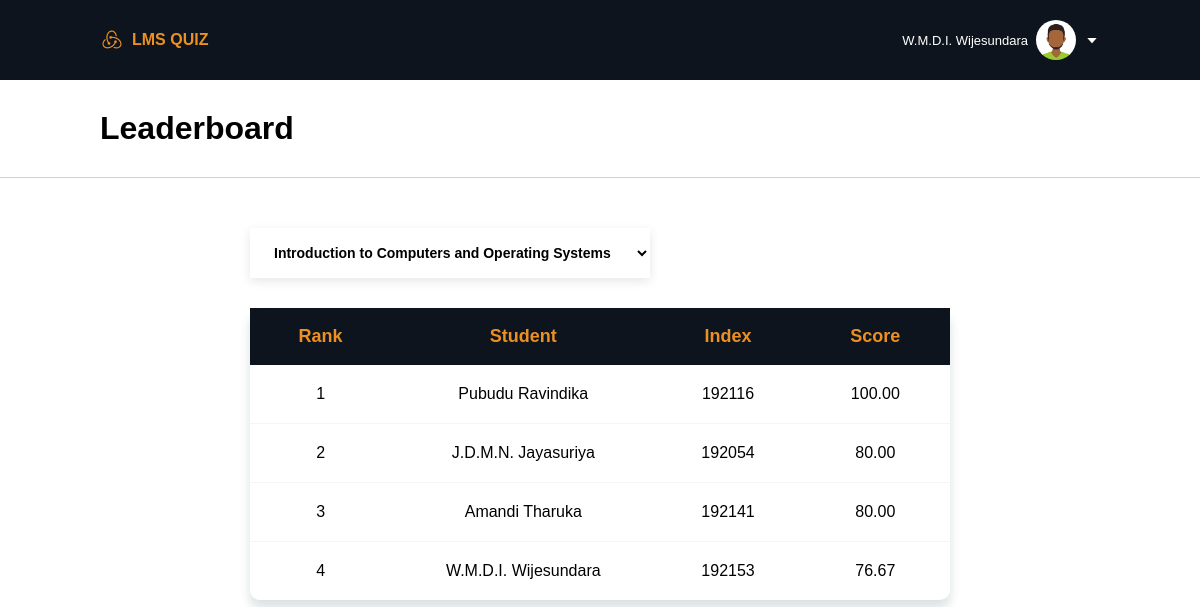
The app's page /student/leaderboard.php (signed in), older data.
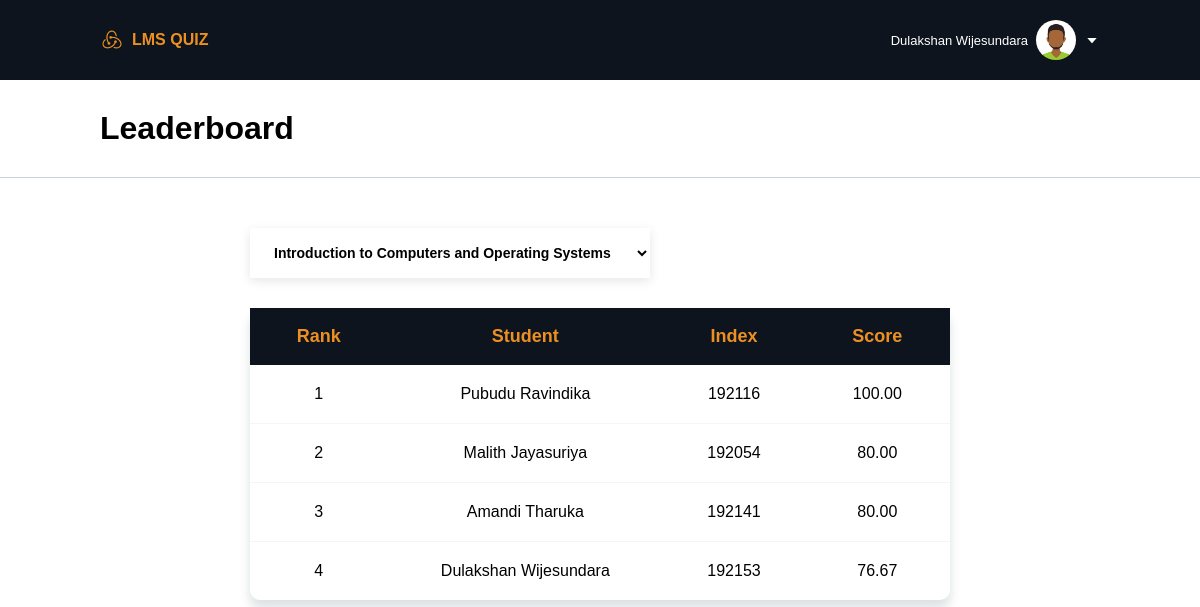
The same page, newer data.
### tables this page shows
CREATE TABLE `student_table` (
  `student_id` int(11) NOT NULL,
  `student_name` varchar(100) NOT NULL,
  `student_password` varchar(100) NOT NULL
);

### student/leaderboard.php (the view, shortened to what this page needs)
<?php
require("../db_config/db_config.php");
if (!isset($_GET['module'])) {
    $module_id = 1;
} else {
    $module_id = $_GET["module"];
}
?>
<!DOCTYPE html>
<html lang="en">
<head>
    <link rel="stylesheet" href="styles/leaderboard.css">
    <link rel="stylesheet" href="https://cdn.jsdelivr.net/npm/boxicons@latest/css/boxicons.min.css">
</head>
<body>
    <?php
    include("components/header.php");
    ?>
    <div class="sub-container">
        <h1>Leaderboard</h1>
    </div>
    <div class="container">
        <div class="section_01">
            <select class="subjects" onchange="redirectToSelectedOption(this)">
                <?php
                $sql_3 = "SELECT module_name, module_id FROM modules";
                $result_3 = mysqli_query($conn, $sql_3);
                if (mysqli_num_rows($result_3) > 0) {
                    $count = 0;
                    while ($row_3 = mysqli_fetch_assoc($result_3)) {
                        $count++;
                        if ($count == $module_id) {
                            echo '
                        <option value="' . $row_3["module_id"] . '" selected>' . $row_3["module_name"] . '</option>
                    ';
                        } else {
                            echo '
                            <option value="' . $row_3["module_id"] . '">' . $row_3["module_name"] . '</option>
                        ';
                        }
                    }
                } else {
                    echo "0 results";
                }
                ?>
            </select>
            <table>
                <thead>
                    <th>Rank</th>
                    <th>Student</th>
                    <th>Index</th>
                    <th>Score</th>
                </thead>
                <tbody>
                    <?php
                    $sql = "SELECT * FROM student_table";
                    $result = mysqli_query($conn, $sql);
                    $data_set = array();
                    if (mysqli_num_rows($result) > 0) {
                        while ($row = mysqli_fetch_assoc($result)) {
                            $st_id = $row["student_id"];
                            $sql_2 = "SELECT q_is_correct FROM q_kit_questions, q_kit WHERE q_kit.q_kit_id = q_kit_questions.q_kit_id AND module_id = '$module_id' AND student_id = '$st_id';";
                            $result_2 = mysqli_query($conn, $sql_2);
                            $total_count = 0;
                            $correct_count = 0;
                            if (mysqli_num_rows($result_2) > 0) {
                                while ($row_2 = mysqli_fetch_assoc($result_2)) {
                                    $total_count++;
                                    if ($row_2["q_is_correct"] == 1) {
                                        $correct_count++;
                                    }
                                }
                                $score = ($correct_count/$total_count) * 100;
                                $data_item = array($row["student_name"], $row["student_id"], number_format((float)$score, 2, '.', ''));
                                array_push($data_set, $data_item);
                            } else {
                            }
                        }
                    } else {
                    }
                    usort($data_set, 'compareByScore');
                    foreach ($data_set as $key => $value) {
                        echo '
                                <tr>
                                    <td>' .( $key + 1 ). '</td>
                                    <td>' . $value[0] . '</td>
                                    <td>' . $value[1] . '</td>';
                                if ($total_count == 0 || $correct_count == 0) {
                                    echo '<td>0</td>';
                                } else {
                                    echo '<td>' . $value[2] . '</td>';
                                }
                                echo '</tr>
                            ';
                    }
                    ?>
                </tbody>
            </table>
        </div>
    </div>
</body>
</html>

### student/components/header.php (shortened to what this page needs)
<header>
    <a href="dashboard.php" class="logo"><i class='bx bxl-redux'></i>LMS QUIZ</a>
    <div class="profile">
        <span><?php echo $_SESSION["user"]["name"]; ?></span>
        <img src="../public/images/profile.png" onclick="profiletoggle()">
        <i class='bx bx-caret-down' onclick="profiletoggle()"></i>
    </div>
</header>

### student/styles/leaderboard.css (style rules this page uses)
* { font-family: Arial; margin: 0; padding: 0; box-sizing: border-box; list-style: none; text-decoration: none; }
:root { --blue-dark: #0e141e; --orange-color: #EC9022; --orange-dark-color: #da831a; --white-color: white; --white-shade: #f2f5f7; --green-color: #40af0c; }
header { width: 100%; top: 0; right: 0; z-index: 1000; display: flex; align-items: center; justify-content: space-between; background: var(--blue-dark); box-shadow: 0 8px 11px rgb(14 55 54 / 15%); padding: 20px 100px; transition: 0.5s; }
.profile { display: flex; align-items: center; column-gap: 8px; cursor: pointer; }
.profile img { width: 40px; height: 40px; object-fit: cover; object-position: center; border-radius: 50%; }
.profile i { color: var(--white-color); }
.profile span { font-size: 13px; font-weight: 500; color: var(--white-color); }
.logo { display: flex; align-items: center; font-size: 16px; font-weight: 600; color: var(--orange-color); column-gap: 8px; }
.logo .bx { font-size: 24px; }
.container { width: 100%; height: auto; display: flex; flex-direction: row; }
.section_01 { width: 100%; height: auto; display: flex; flex-direction: column; flex-basis: 100%; margin: 50px 250px; }
.sub-container { display: flex; align-items: center; justify-content: space-between; padding: 30px 100px; background-color: var(--white-color); border-bottom: 1px solid #c8d2db; width: 100%; }
table { border-spacing: 0px; box-shadow: 0 8px 11px rgb(14 55 54 / 15%); border-collapse: collapse; border-radius: 10px; }
thead { background-color: var(--blue-dark); }
th { color: var(--orange-color); text-align: center; padding: 18px 30px; font-size: 18px; }
tr { text-align: center; border-bottom: 1px solid #39424e0d; }
tr:last-child { border-bottom: none; }
td { padding: 20px; }
.subjects { width: 400px; height: 50px; box-shadow: 0 3px 10px 0 rgba(0,0,0,.1); display: flex; padding: 0 20px; background: #fff; line-height: 50px; align-items: center; margin-bottom: 30px; border: none; font-weight: bold; font-size: 14px; }
.subjects option { padding: 30px; }

Row changes from the older to the newer data that the page shows:
changed student_table id 192054: student_name "J.D.M.N. Jayasuriya" → "Malith Jayasuriya"
changed student_table id 192153: student_name "W.M.D.I. Wijesundara" → "Dulakshan Wijesundara"
Text that changed along with them:
$_SESSION["user"]["name"]: "W.M.D.I. Wijesundara" → "Dulakshan Wijesundara"
